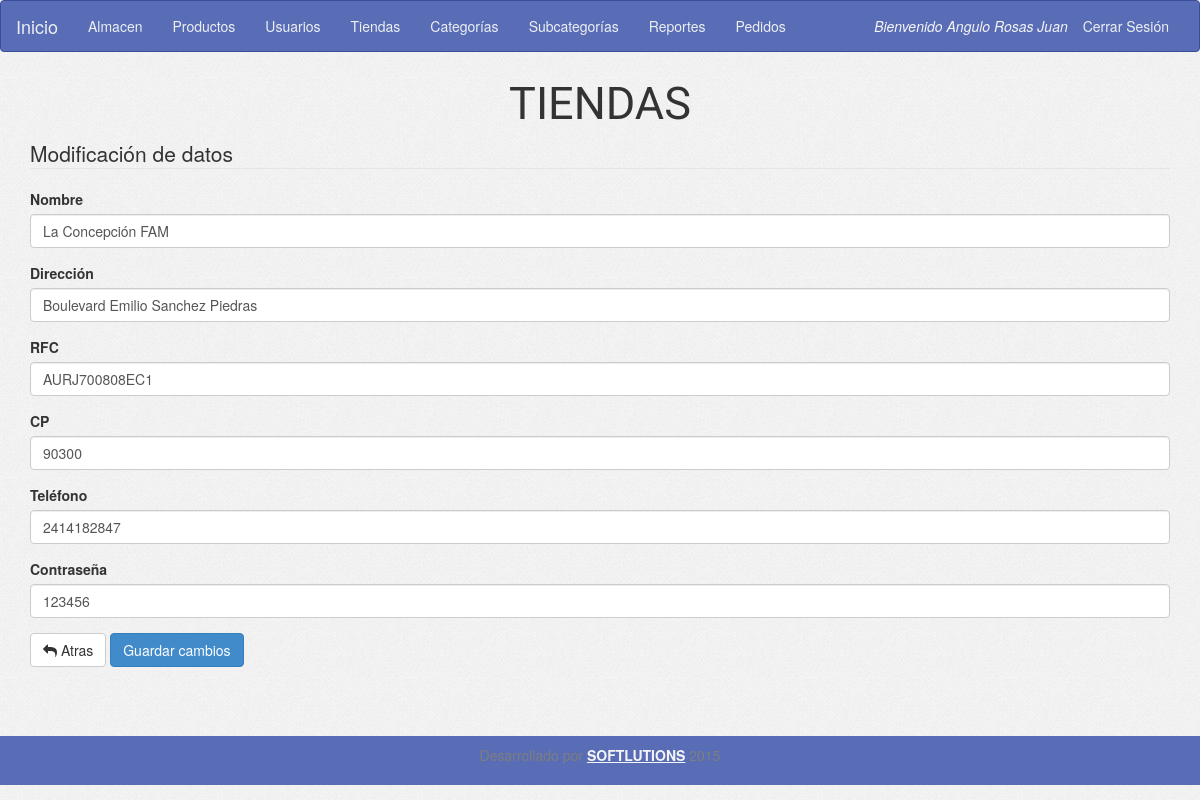
The page /form_update_store.php?id=4 (signed in) on the database its author committed.
### tables this page shows
CREATE TABLE IF NOT EXISTS `tiendas` (
  `id` int(11) NOT NULL,
  `nombre` varchar(50) NOT NULL,
  `direccion` varchar(100) NOT NULL,
  `rfc` varchar(13) NOT NULL,
  `cp` int(5) NOT NULL,
  `tel` varchar(15) NOT NULL,
  `num_sess` int(2) NOT NULL,
  `latitud` varchar(20) NOT NULL,
  `longitud` varchar(20) NOT NULL,
  `password` varchar(15) NOT NULL,
  `created` date NOT NULL,
  `updated` date NOT NULL,
  `activo` tinyint(4) NOT NULL
);

### config/conexion.php (called while the page is built, shortened)
<?php
        $tStore="tiendas";
?>

### form_update_store.php (the view, shortened to what this page needs)
<?php
include('config/conexion.php');
include('header.php');
include ('menu.php');
if (!isset($_SESSION['sessA']))
  echo '<div class="row"><div class="col-sm-12 text-center"><h2>No ha iniciado sesión de Administrador</h2></div></div>';
else if ($_SESSION['perfil'] != "1")
  echo '<div class="row><div class="col-sm-12 text-center"><h2>No tienes permiso para entrar a esta sección</h2></div></div>';
else {
  $storeId = $_GET['id'];
  $sqlGetStore = "SELECT * FROM $tStore WHERE id='$storeId' ";
  $resGetStore = $con->query($sqlGetStore);
  $rowGetStore = $resGetStore->fetch_assoc();
  ?>
  <div class="container">
    <div class="row">
      <div class="titulo-crud text-center">
        TIENDAS
      </div>
      <div class="col-md-12">
        <legend>Modificación de datos</legend>
        <form id="formUpdStore" name="formUpdStore" method="POST">
          <div class="form-group">
            <label>Nombre</label>
            <input type="text" name="inputNombre" id="inputNombre" value="<?= $rowGetStore['nombre']; ?>" class="form-control">
          </div>
          <div class="form-group">
            <label>Dirección</label>
            <input type="text" name="inputDir" id="inputDir" value="<?= $rowGetStore['direccion']; ?>" class="form-control">
          </div>
          <div class="form-group">
            <label>RFC</label>
            <input type="text" name="inputRfc" id="inputRfc" value="<?= $rowGetStore['rfc']; ?>" class="form-control">
          </div>
          <div class="form-group">
            <label>CP</label>
            <input type="text" name="inputCp" id="inputCp" value="<?= $rowGetStore['cp']; ?>" class="form-control">
          </div>
          <div class="form-group">
            <label>Teléfono</label>
            <input type="text" name="inputTel" id="inputTel" value="<?= $rowGetStore['tel']; ?>" class="form-control">
          </div>
          <div class="form-group">
            <label>Contraseña</label>
            <input type="text" name="inputPass" id="inputPass" value="<?= $rowGetStore['password']; ?>" class="form-control">
          </div>
          <a href="form_select_store.php" class="btn btn-default"><i class="fa fa-mail-reply"></i> Atras</a>
          <button type="submit" class="btn btn-primary" >Guardar cambios</button>
        </form>
      </div>
    </div>
    <br>
  </div>
  <?php
}
include ('footer.php');
?>

### assets/css/application.css (style rules this page uses)
body { min-height: 100%; background-image: url("../img/bg.jpg"); }
.titulo-crud { font-size: 4.5rem; font-family: 'Playball'; padding-bottom: .2rem; }
.container { min-height: 83%; }

### rows shown on the page
tiendas: inputNombre "La Concepción FAM", inputDir "Boulevard Emilio Sanchez Piedras", inputRfc "AURJ700808EC1", inputCp "90300", inputTel "2414182847", inputPass "123456"

### other values the page prints
$_SESSION['userName'] "Angulo Rosas Juan"
